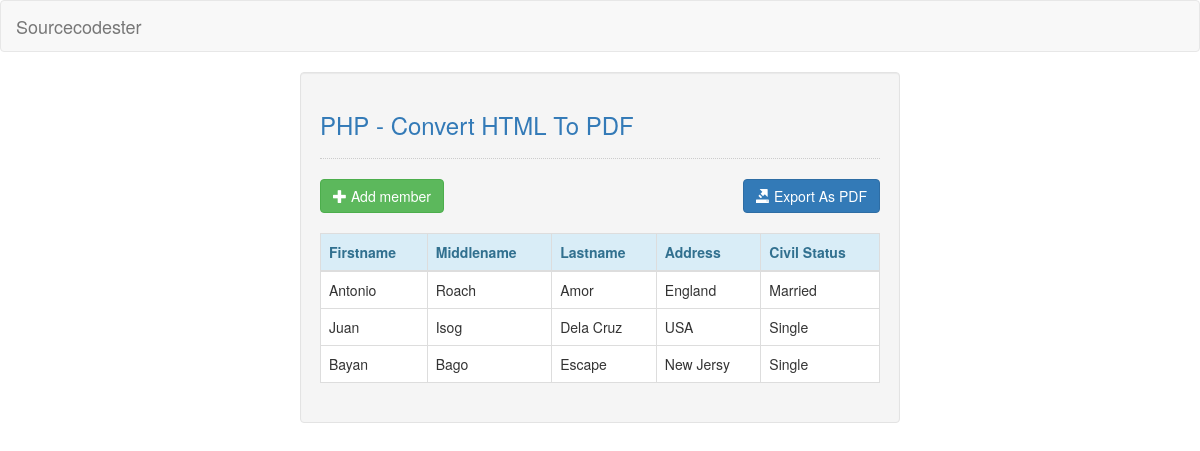
The page / on the database its author committed.
### tables this page shows
CREATE TABLE `member` (
  `mem_id` int(11) NOT NULL,
  `firstname` varchar(50) NOT NULL,
  `middlename` varchar(50) NOT NULL,
  `lastname` varchar(50) NOT NULL,
  `address` varchar(50) NOT NULL,
  `civil_status` varchar(20) NOT NULL
);

### index.php (the view, shortened to what this page needs)
<!DOCTYPE html>
<html lang="en">
	<head>
		<link rel="stylesheet" type="text/css" href="css/bootstrap.css"/>
	</head>
<body>
	<nav class="navbar navbar-default">
		<div class="container-fluid">
			<a class="navbar-brand" href="https://sourcecodester.com">Sourcecodester</a>
		</div>
	</nav>
	<div class="col-md-3"></div>
	<div class="col-md-6 well">
		<h3 class="text-primary">PHP - Convert HTML To PDF</h3>
		<hr style="border-top:1px dotted #ccc;"/>
		<button type="button" class="btn btn-success" data-toggle="modal" data-target="#form_modal"><span class="glyphicon glyphicon-plus"></span> Add member</button>
		<a href="export.php" class="btn btn-primary pull-right"><span class="glyphicon glyphicon-export"></span> Export As PDF</a>
		<br /><br />
		<table class="table table-bordered">
			<thead class="alert-info">
				<tr>
					<th>Firstname</th>
					<th>Middlename</th>
					<th>Lastname</th>
					<th>Address</th>
					<th>Civil Status</th>
				</tr>
			</thead>
			<tbody style="background-color:#fff;">
				<?php
					require 'conn.php';
					$query = $conn->query('SELECT * FROM `member` ORDER BY `lastname` ASC') or die($conn->error());
					while($fetch = $query->fetch_array()){
				?>
				<tr>
					<td><?php echo $fetch['firstname']?></td>
					<td><?php echo $fetch['middlename']?></td>
					<td><?php echo $fetch['lastname']?></td>
					<td><?php echo $fetch['address']?></td>
					<td><?php echo $fetch['civil_status']?></td>
				</tr>
				<?php
					}
				?>
			</tbody>
		</table>
	</div>
</body>
</html>

### rows shown on the page
member: firstname "Antonio", middlename "Roach", lastname "Amor", address "England", civil_status "Married"
member: firstname "Juan", middlename "Isog", lastname "Dela Cruz", address "USA", civil_status "Single"
member: firstname "Bayan", middlename "Bago", lastname "Escape", address "New Jersy", civil_status "Single"
